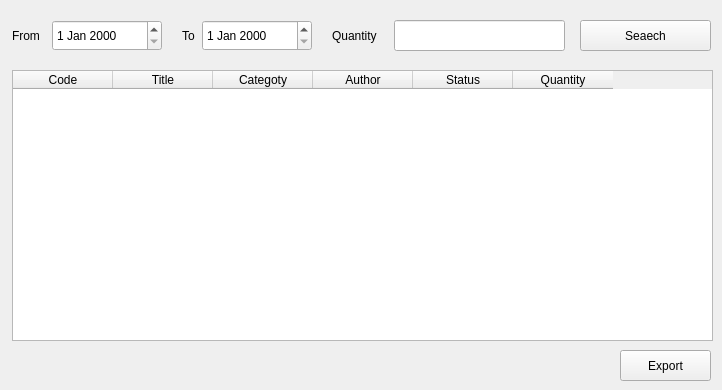
      <widget class="QWidget" name="tab_20">
       <property name="font">
        <font>
         <family>Segoe UI</family>
        </font>
       </property>
       <attribute name="title">
        <string>Book Reports</string>
       </attribute>
       <widget class="QTableWidget" name="tableWidget_5">
        <property name="geometry">
         <rect>
          <x>12</x>
          <y>70</y>
          <width>701</width>
          <height>271</height>
         </rect>
        </property>
        <property name="font">
         <font>
          <family>Segoe UI</family>
         </font>
        </property>
        <column>
         <property name="text">
          <string>Code</string>
         </property>
         <property name="font">
          <font>
           <family>Segoe UI</family>
          </font>
         </property>
         <property name="textAlignment">
          <set>AlignCenter</set>
         </property>
        </column>
        <column>
         <property name="text">
          <string>Title</string>
         </property>
         <property name="font">
          <font>
           <family>Segoe UI</family>
          </font>
         </property>
         <property name="textAlignment">
          <set>AlignCenter</set>
         </property>
        </column>
        <column>
         <property name="text">
          <string>Categoty</string>
         </property>
         <property name="font">
          <font>
           <family>Segoe UI</family>
          </font>
         </property>
         <property name="textAlignment">
          <set>AlignCenter</set>
         </property>
        </column>
        <column>
         <property name="text">
          <string>Author</string>
         </property>
         <property name="font">
          <font>
           <family>Segoe UI</family>
          </font>
         </property>
         <property name="textAlignment">
          <set>AlignCenter</set>
         </property>
        </column>
        <column>
         <property name="text">
          <string>Status</string>
         </property>
         <property name="font">
          <font>
           <family>Segoe UI</family>
          </font>
         </property>
         <property name="textAlignment">
          <set>AlignCenter</set>
         </property>
        </column>
        <column>
         <property name="text">
          <string>Quantity</string>
         </property>
         <property name="font">
          <font>
           <family>Segoe UI</family>
          </font>
         </property>
         <property name="textAlignment">
          <set>AlignCenter</set>
         </property>
        </column>
       </widget>
       <widget class="QDateEdit" name="dateEdit">
        <property name="geometry">
         <rect>
          <x>52</x>
          <y>20</y>
          <width>110</width>
          <height>31</height>
         </rect>
        </property>
        <property name="font">
         <font>
          <family>Segoe UI</family>
         </font>
        </property>
       </widget>
       <widget class="QLabel" name="label_28">
        <property name="geometry">
         <rect>
          <x>12</x>
          <y>20</y>
          <width>41</width>
          <height>31</height>
         </rect>
        </property>
        <property name="font">
         <font>
          <family>Segoe UI</family>
         </font>
        </property>
        <property name="text">
         <string>From</string>
        </property>
       </widget>
       <widget class="QDateEdit" name="dateEdit_2">
        <property name="geometry">
         <rect>
          <x>202</x>
          <y>20</y>
          <width>110</width>
          <height>31</height>
         </rect>
        </property>
        <property name="font">
         <font>
          <family>Segoe UI</family>
         </font>
        </property>
       </widget>
       <widget class="QLabel" name="label_29">
        <property name="geometry">
         <rect>
          <x>182</x>
          <y>20</y>
          <width>21</width>
          <height>31</height>
         </rect>
        </property>
        <property name="font">
         <font>
          <family>Segoe UI</family>
         </font>
        </property>
        <property name="text">
         <string>To</string>
        </property>
       </widget>
       <widget class="QLineEdit" name="lineEdit_30">
        <property name="geometry">
         <rect>
          <x>394</x>
          <y>20</y>
          <width>171</width>
          <height>31</height>
         </rect>
        </property>
        <property name="font">
         <font>
          <family>Segoe UI</family>
         </font>
        </property>
       </widget>
       <widget class="QLabel" name="label_30">
        <property name="geometry">
         <rect>
          <x>332</x>
          <y>20</y>
          <width>61</width>
          <height>31</height>
         </rect>
        </property>
        <property name="font">
         <font>
          <family>Segoe UI</family>
         </font>
        </property>
        <property name="text">
         <string>Quantity</string>
        </property>
       </widget>
       <widget class="QPushButton" name="pushButton_24">
        <property name="geometry">
         <rect>
          <x>580</x>
          <y>20</y>
          <width>131</width>
          <height>31</height>
         </rect>
        </property>
        <property name="font">
         <font>
          <family>Segoe UI</family>
         </font>
        </property>
        <property name="text">
         <string>Seaech</string>
        </property>
       </widget>
       <widget class="QPushButton" name="pushButton_62">
        <property name="geometry">
         <rect>
          <x>620</x>
          <y>350</y>
          <width>91</width>
          <height>31</height>
         </rect>
        </property>
        <property name="font">
         <font>
          <family>Segoe UI</family>
         </font>
        </property>
        <property name="text">
         <string>Export</string>
        </property>
       </widget>
      </widget>
